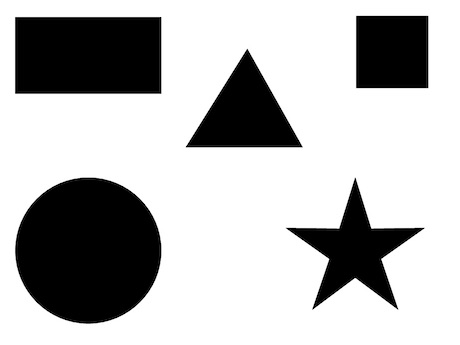
#> input picture img/5shapes.jpg, 460 x 345 px
$ python WorkshopShape.py
#> lines starting #> are read from the running program, lines starting #| are printed output that depends on the picture; after the words box and inside, x2 and y2 are one past the last pixel; in counts of white or black regions, pixels touching at a corner belong together
import cv2
import numpy as np


img = cv2.imread("../../../../img/5shapes.jpg")
#> img is the input picture: shape (345, 460, 3); min 0, max 255, mean 183.4
img2 = img.copy()
im_gray = cv2.cvtColor(img, cv2.COLOR_BGR2GRAY)
ret, th = cv2.threshold(
    im_gray,
    127, 255,
    cv2.THRESH_BINARY_INV
)
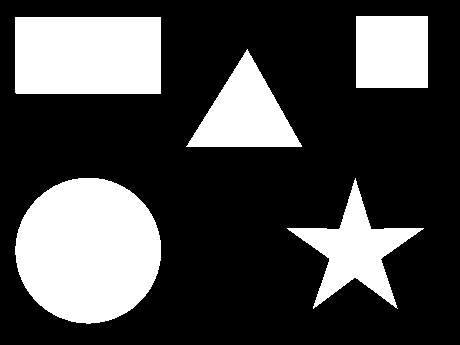
#> th: shape (345, 460); 28.1% white; 5 white regions

contours, _ = cv2.findContours(
    th,
    cv2.RETR_EXTERNAL,
    cv2.CHAIN_APPROX_SIMPLE
)
#> contours = 5 contours; box (x1, y1, x2, y2) and area: (15, 178, 161, 324) 16485, (15, 17, 161, 94) 11020, (287, 178, 424, 309) 5586, (186, 49, 302, 147) 5560, (356, 16, 428, 88) 5041

for contour in contours:
    approx = cv2.approxPolyDP(
        contour,
        0.01 * cv2.arcLength(
            contour,
            True
        ),
        True
    )
    vertices = len(approx)
    print("Vertices: ", vertices)

    mmt = cv2.moments(contour)
    cx, cy = int(
        mmt['m10'] / mmt['m00']
    ), int(mmt['m01'] / mmt['m00'])

    name = 'Unknown'
    if vertices == 3:
        name = 'Triangle'
        color = (0, 255, 0)

    elif vertices == 4:
        x, y, w, h = cv2.boundingRect(contour)
        if abs(w - h) <= 3:
            name = 'Square'
            color = (0, 125, 255)
        else:
            name = 'Rectangle'
            color = (0, 0, 255)

    elif vertices == 10:
        name = 'Star'
        color = (255, 255, 0)

    elif vertices >= 15:
        name = 'Circle'
        color = (0, 255, 255)

    cv2.drawContours(
        img2,
        [contour],
        -1,
        color,
        -1
    )

    cv2.putText(
        img2,
        name,
        (
            cx - 50,
            cy
        ),
        cv2.FONT_HERSHEY_COMPLEX_SMALL,
        1,
        (100, 100, 100),
        1
    )
#> this loop made 5 passes
#> (approx, vertices, cx, cy, name, x, y, w) on passes 4 to 5: ([[15, 17], [16, 93], [160, 93], [160, 17]], 4, 87, 54, 'Rectangle', 15, 17, 146), ([[356, 16], [356, 87], [427, 87], [427, 16]], 4, 391, 51, 'Square', 356, 16, 72)
#> (approx, vertices, cx, cy, name, color) on pass 3: ([[301, 145], [247, 49], [186, 146]], 3, 244, 113, 'Triangle', (0, 255, 0))
#| Vertices:  10
#| Vertices:  16
#| Vertices:  3
#| Vertices:  4
#| Vertices:  4
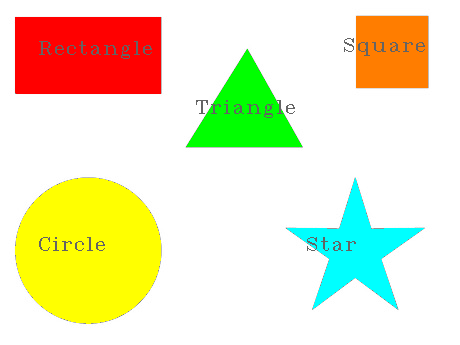
#> img2: shape (345, 460, 3); mean B, G, R 192.4, 231.6, 235.2


cv2.imshow("Input Shapes", img)
cv2.imshow("Recognizing Shapes", img2)
cv2.waitKey(0)
cv2.destroyAllWindows()
